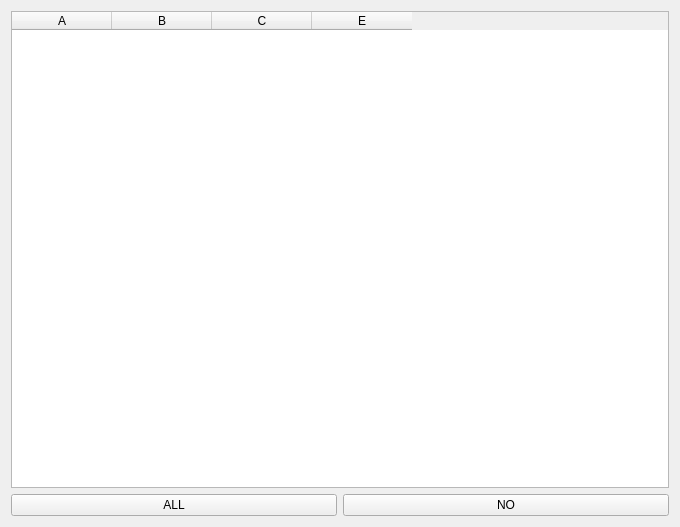
<?xml version="1.0" encoding="UTF-8"?>
<ui version="4.0">
 <class>QTableTestClass</class>
 <widget class="QWidget" name="QTableTestClass">
  <property name="geometry">
   <rect>
    <x>0</x>
    <y>0</y>
    <width>680</width>
    <height>527</height>
   </rect>
  </property>
  <property name="windowTitle">
   <string>QTableTest</string>
  </property>
  <layout class="QGridLayout" name="gridLayout">
   <item row="0" column="0">
    <widget class="QTableWidget" name="tableWidget">
     <column>
      <property name="text">
       <string>A</string>
      </property>
     </column>
     <column>
      <property name="text">
       <string>B</string>
      </property>
     </column>
     <column>
      <property name="text">
       <string>C</string>
      </property>
     </column>
     <column>
      <property name="text">
       <string>E</string>
      </property>
     </column>
    </widget>
   </item>
   <item row="1" column="0">
    <layout class="QHBoxLayout" name="horizontalLayout">
     <item>
      <widget class="QPushButton" name="btnALL">
       <property name="text">
        <string>ALL</string>
       </property>
      </widget>
     </item>
     <item>
      <widget class="QPushButton" name="pushButton">
       <property name="text">
        <string>NO</string>
       </property>
      </widget>
     </item>
    </layout>
   </item>
  </layout>
 </widget>
 <layoutdefault spacing="6" margin="11"/>
 <resources>
  <include location="QTableTest.qrc"/>
 </resources>
 <connections/>
</ui>
